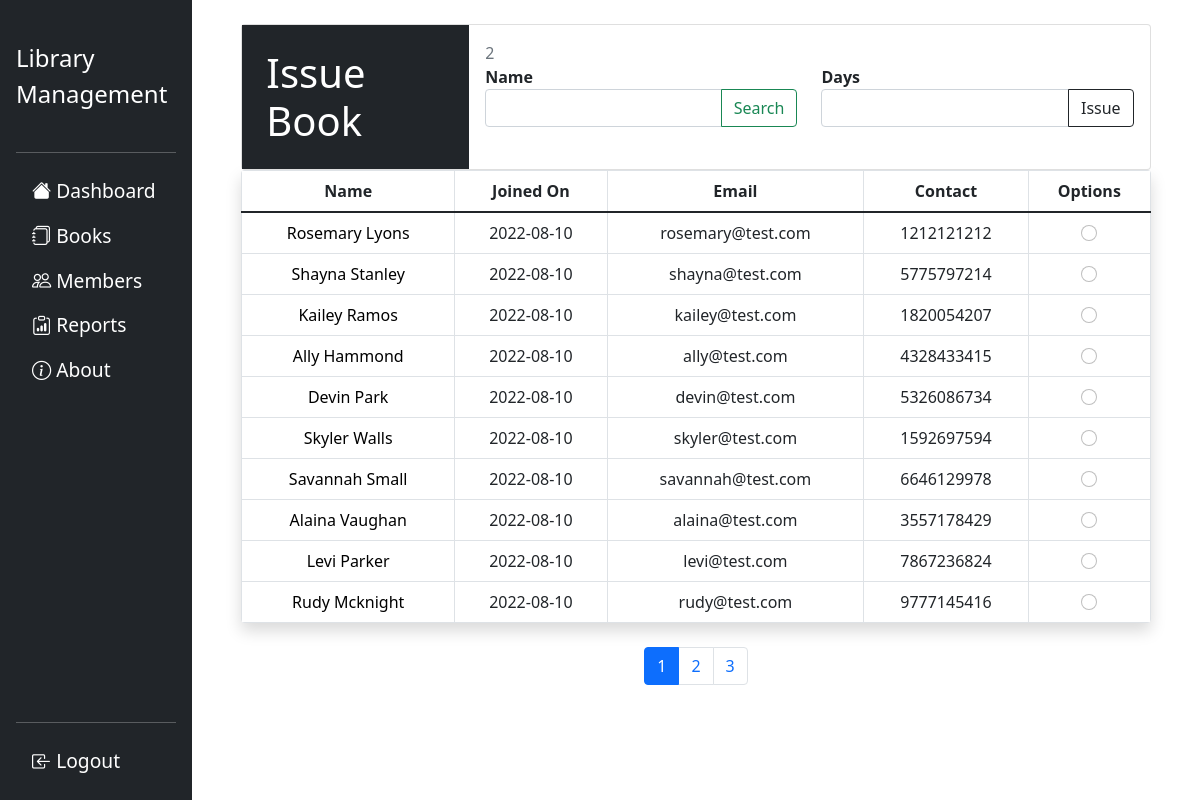
The page /issue_book/2 (signed in) on the database its author committed.
### flasklib/models.py (models this page shows, shortened)
class Member(db.Model):
    mid=db.Column(db.Integer,primary_key=True)
    mname=db.Column(db.String(20),nullable=False)
    email=db.Column(db.String,unique=True,nullable=False)
    contact=db.Column(db.String(12),nullable=False)
    date_added=db.Column(db.DateTime,default=datetime.utcnow)
    debt=db.Column(db.Float,nullable=False,default=0)
    dues=db.Column(db.String,default='')
    books=db.relationship('Book',backref='issued_to',lazy=True)
    issues=db.relationship('BookIssue',backref='issues',lazy=True)

### flasklib/issues/routes.py (the view, shortened to what this page needs)
@issues.route("/issue_book/<int:bid>",methods=['GET','POST'])
@login_required
def issue_book(bid):
    form=IssueForm()
    page=request.args.get('page',1,type=int)
    members=Member.query.paginate(per_page=10,page=page)
    print(members)
    if Member.query.first()==None:
        flash('No members added! Add one to issue the book.','danger')
        return redirect(url_for('books.viewbooks'))
    return render_template('templates_issues/issue.html',title='Issue a Book',members=members,form=form,bid=bid)

### flasklib/issues/forms.py (shortened to what this page needs)
class IssueForm(FlaskForm):
    days=StringField('Days')
    memberRadio=StringField()
    submit=SubmitField('Issue')

### flasklib/models.py (called while the page is built)
@login_manager.user_loader
def load_user(user_id):
    return Admin.query.get(int(user_id))

### flasklib/templates/templates_issues/issue.html (shortened to what this page needs)
{% extends 'templates_members/members.html' %}
{% block searchbar %}
<div class="container card col-11 p-0">
  <div class="row g-0">
    <div class="col-md-3" style="background-color:rgb(33,37,41);">
      <h1 class="text-white m-4 display-6">Issue Book</h1>
    </div>
    <div class="col-md-9">
      <div class="card-body">
        <div class="text-muted">{{ bid }}</div>
        <div class="row">
          <form class="col-6" action="/issue_book/{{bid}}/search_member/None" method="POST">
            <label class="form-control-label fw-bold">Name</label>
            <div class="input-group mb-3">
              <input type="text" name="searchbar" id="searchbar" autocomplete="off" class="form-control">
              <input type="submit" value="Search" class="btn btn-outline-success" id="button-addon2">
            </div>
          </form>
          <form class="col-6" class="d-grid" action="/issue_book/{{bid}}" method="POST">
            <fieldset>
              {{ form.days.label(class="form-control-label fw-bold") }}
              <div class="input-group mb-3">
                {{ form.days(class="form-control form-control-md") }}
                {{ form.submit(class="btn btn-outline-dark") }}
              </div>
            </fieldset>
        </div>
      </div>
    </div>
  </div>
</div>
{% endblock searchbar %}
{% block options %}
<td>
<div>
  {{ form.memberRadio(class="form-check-input",type="radio",id="memberRadio",value=member.mid) }}
</div>
</td>
{% endblock options %}
{% block pagination %}
  {% for pagenum in members.iter_pages() %}
      {% if pagenum %}
          {% if pagenum==members.page %}
          <li class="page-item active"><a class="page-link" href="{{ url_for('issues.issue_book',bid=bid,page=pagenum,keyword=keyword) }}">{{ pagenum }}</a></li>
          {% else %}
          <li class="page-item"><a class="page-link" href="{{ url_for('issues.issue_book',bid=bid,page=pagenum,keyword=keyword) }}">{{ pagenum }}</a></li>
          {% endif %}
      {% else %}
      . . .
      {% endif %}
  {% endfor %}
{% endblock pagination %}

### flasklib/templates/templates_members/members.html (shortened to what this page needs)
{% extends 'layout.html' %}
{% block head %}
    <link rel="stylesheet" href="{{ url_for('static',filename='css/general.css') }}">
{% endblock head %}
{% block content %}
{% block searchbar %}{% endblock searchbar %}
{% if members.items|length> 0 %}
<div class="table-responsive container col-11 p-0 shadow rounded">
    <table class="table align-middle mb-0 table-bordered table-hover">
        <thead>
            <tr class="text-center">
                <th scope="col">Name</th>
                <th scope="col">Joined On</th>
                <th scope="col">Email</th>
                <th scope="col">Contact</th>
                <th scope="col">Options</th>
            </tr>
        </thead>
        <tbody>
            {% for member in members.items %}
            <tr class="text-center">
                <td><a class="" style="text-decoration: none;color:black" href="{{url_for('members.member_info',mid=member.mid)}}">{{ member.mname }}</a></td>
                <td> {{ member.date_added.date() }}</td>
                <td>{{ member.email }}</td>
                <td>{{ member.contact }}</td>
                {% block options scoped %}{% endblock options %}
            </tr>
            {% endfor %}
            {% else %}
            <div class="container card col-11 py-2 my-3">
                <div class="card-body">
                    No members found.Add one.
                </div>
            </div>
            {% endif %}
        </tbody>
    </table>
</div>
<br>
<nav aria-label="Page navigation">
    <ul class="pagination justify-content-center">
    {% block pagination %}{% endblock pagination %}
    </ul>
</nav>
{% endblock content %}

### rows shown on the page
Member: mname "Rosemary Lyons", date_added "2022-08-10", email "rosemary@test.com", contact "1212121212"
Member: mname "Shayna Stanley", date_added "2022-08-10", email "shayna@test.com", contact "5775797214"
Member: mname "Kailey Ramos", date_added "2022-08-10", email "kailey@test.com", contact "1820054207"
Member: mname "Ally Hammond", date_added "2022-08-10", email "ally@test.com", contact "4328433415"
Member: mname "Devin Park", date_added "2022-08-10", email "devin@test.com", contact "5326086734"
Member: mname "Skyler Walls", date_added "2022-08-10", email "skyler@test.com", contact "1592697594"
Member: mname "Savannah Small", date_added "2022-08-10", email "savannah@test.com", contact "6646129978"
Member: mname "Alaina Vaughan", date_added "2022-08-10", email "alaina@test.com", contact "3557178429"
Member: mname "Levi Parker", date_added "2022-08-10", email "levi@test.com", contact "7867236824"
Member: mname "Rudy Mcknight", date_added "2022-08-10", email "rudy@test.com", contact "9777145416"

### other values the page prints
{{ bid }} "2"
{{ pagenum }} "1"
{{ pagenum }} "2" "3"
